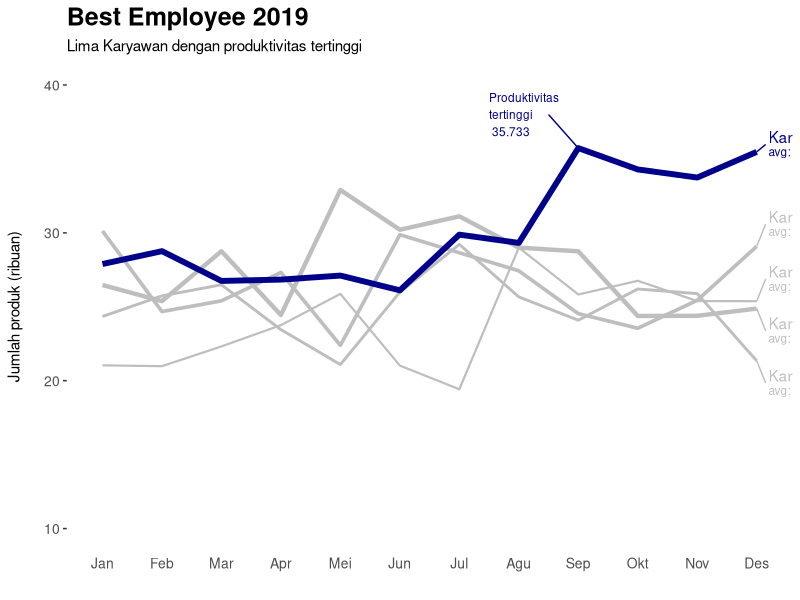

Write R code to recreate this figure.
library(dplyr)
library(ggplot2)

table <- read.csv("lo5_m01_mp02.csv") %>%
  mutate(Bulan = substr(Bulan, 1, 3),
         Karyawan.A = Karyawan.A/1000,
         Karyawan.B = Karyawan.B/1000,
         Karyawan.C = Karyawan.C/1000,
         Karyawan.D = Karyawan.D/1000,
         Karyawan.E = Karyawan.E/1000)

plt <- ggplot(data = table,
              aes(x = factor(Bulan, levels = Bulan))) +
  geom_line(aes(y = Karyawan.A, group=1,
                colour = "Karyawan A"),
            colour = "gray",
            size = 1) +
  geom_line(aes(y = Karyawan.B, group=1),
            colour = "gray",
            size = 1.25) +
  geom_line(aes(y = Karyawan.C, group=1),
            colour = "gray",
            size = 0.75) +
  geom_line(aes(y = Karyawan.D, group=1),
            colour = "gray",
            size = 1.5) +
  geom_line(aes(y = Karyawan.E, group=1),
            colour = "darkblue",
            size = 2) +
  ylim(10, 40) +
  # Produktivitas tertinggi
  annotate("segment", x=8.5, xend=9, y=38, yend=max(table$Karyawan.E),
           colour="darkblue", size=0.5) +
  annotate("text", x=7.5, 38, size=3, hjust=0, colour="darkblue",
           label=paste("Produktivitas\ntertinggi\n",
                       toString(max(table$Karyawan.E)))) + 
  # Karyawan A
  annotate("segment", x=12, xend=12.15, colour="grey", size=0.5,
           y=table$Karyawan.A[12], yend=table$Karyawan.A[12]-1.5) +
  annotate("text", x=12.2, y=table$Karyawan.A[12]-1,
           hjust=0, colour="grey", label="Karyawan A") +
  annotate("text", x=12.2, y=table$Karyawan.A[12]-2,
           hjust=0, colour="grey", size=3,
           label=paste("avg:", toString(mean(table$Karyawan.A)))) +
  # Karyawan B
  annotate("segment", x=12, xend=12.15, colour="grey", size=0.5,
           y=table$Karyawan.B[12], yend=table$Karyawan.B[12]+1.5) +
  annotate("text", x=12.2, y=table$Karyawan.B[12]+2,
           hjust=0, colour="grey", label="Karyawan B") +
  annotate("text", x=12.2, y=table$Karyawan.B[12]+1,
           hjust=0, colour="grey", size=3,
           label=paste("avg:", toString(mean(table$Karyawan.B)))) +
  # Karyawan C
  annotate("segment", x=12, xend=12.15, colour="grey", size=0.5,
           y=table$Karyawan.C[12], yend=table$Karyawan.C[12]+1.5) +
  annotate("text", x=12.2, y=table$Karyawan.C[12]+2,
           hjust=0, colour="grey", label="Karyawan C") +
  annotate("text", x=12.2, y=table$Karyawan.C[12]+1,
           hjust=0, colour="grey", size=3,
           label=paste("avg:", toString(mean(table$Karyawan.C)))) +
  # Karyawan D
  annotate("segment", x=12, xend=12.15, colour="grey", size=0.5,
           y=table$Karyawan.D[12], yend=table$Karyawan.D[12]-1.5) +
  annotate("text", x=12.2, y=table$Karyawan.D[12]-1,
           hjust=0, colour="grey", label="Karyawan D") +
  annotate("text", x=12.2, y=table$Karyawan.D[12]-2,
           hjust=0, colour="grey", size=3,
           label=paste("avg:", toString(mean(table$Karyawan.D)))) +
  # Karyawan E
  annotate("segment", x=12, xend=12.15, colour="darkblue", size=0.5,
           y=table$Karyawan.E[12], yend=table$Karyawan.E[12]+0.5) +
  annotate("text", x=12.2, y=table$Karyawan.E[12]+1,
           hjust=0, colour="darkblue", label="Karyawan E") +
  annotate("text", x=12.2, y=table$Karyawan.E[12],
           hjust=0, colour="darkblue", size=3,
           label=paste("avg:", toString(mean(table$Karyawan.E)))) +
  labs(x = "", y = "Jumlah produk (ribuan)\n",
       title= "Best Employee 2019",
       subtitle = "Lima Karyawan dengan produktivitas tertinggi") +
  theme(axis.text = element_text(size = 10),
        axis.ticks.x = element_blank(),
        plot.title = element_text(hjust = 0, size = 18, face="bold"),
        panel.background = element_rect(fill="white"))

options(repr.plt.width = 10, repr.plt.height = 1)
plt